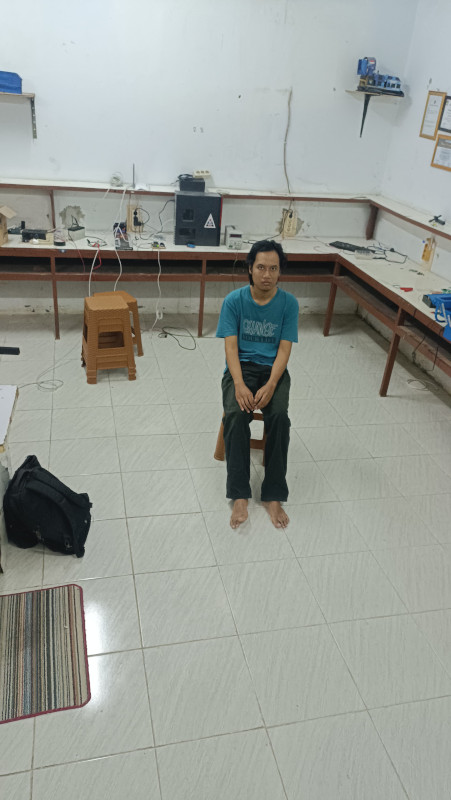
#> input picture Untitled.jpeg, 451 x 800 px
$ python asdf.py
#> lines starting #> are read from the running program, lines starting #| are printed output that depends on the picture; after the words box and inside, x2 and y2 are one past the last pixel; in counts of white or black regions, pixels touching at a corner belong together
import cv2
import numpy as np

image = cv2.imread('Untitled.jpeg')
#> image is the input picture: shape (800, 451, 3); mean B, G, R 152.2, 158.8, 154.2
image = cv2.cvtColor(image, cv2.COLOR_RGB2GRAY)
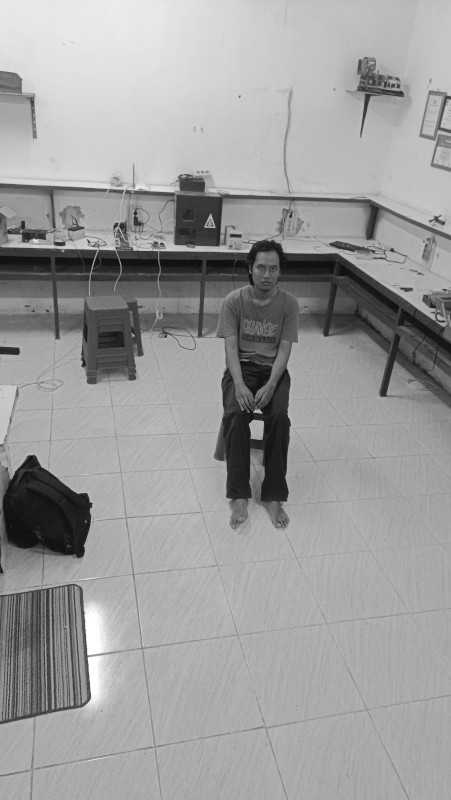
#> image: shape (800, 451); min 6, max 255, mean 156.2

hog = cv2.HOGDescriptor()
hog.setSVMDetector(cv2.HOGDescriptor_getDefaultPeopleDetector())

(humans, _) = hog.detectMultiScale(image, winStride=(12, 12), padding=(24, 24), scale=1.05)
#> humans = [[166, 202, 190, 381]]
print("Human detected:", len(humans))
#| Human detected: 1

### Sampai sini kode untuk mendata jumlah orang yang terdeteksi ###
###################################################################
### Kode selanjutnya untuk memvisualisasikan pendeteksian orang ###

for (x, y, w, h) in humans:
    pad_w, pad_h = int(0.15 * w), int(0.01 * h)
    cv2.rectangle(image, (x + pad_w, y + pad_h), (x + w - pad_w, y + h - pad_h), (255, 255, 255), 2)
#> this loop made 1 pass
#> (x, y, w, h, pad_w, pad_h) on pass 1: (166, 202, 190, 381, 28, 3)
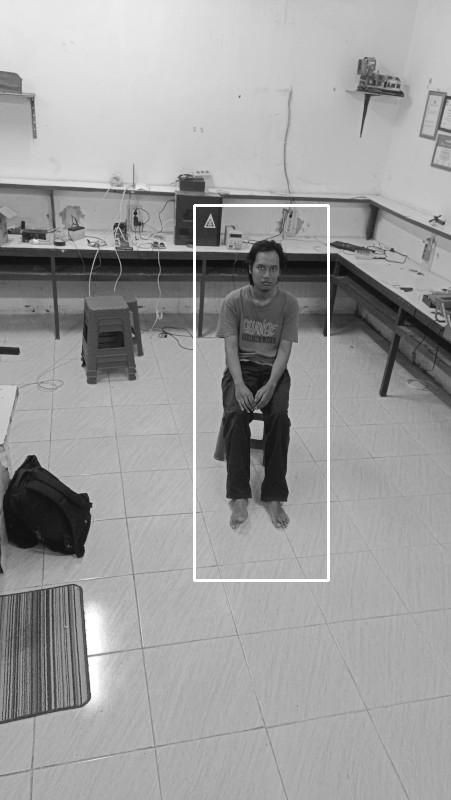
#> image: shape (800, 451); 0.85% of pixels changed, all inside (x1, y1, x2, y2) = (193, 204, 330, 582)

cv2.imshow("Image", image)
cv2.waitKey(0)

$ run again, with img3.jpg copied over Untitled.jpeg
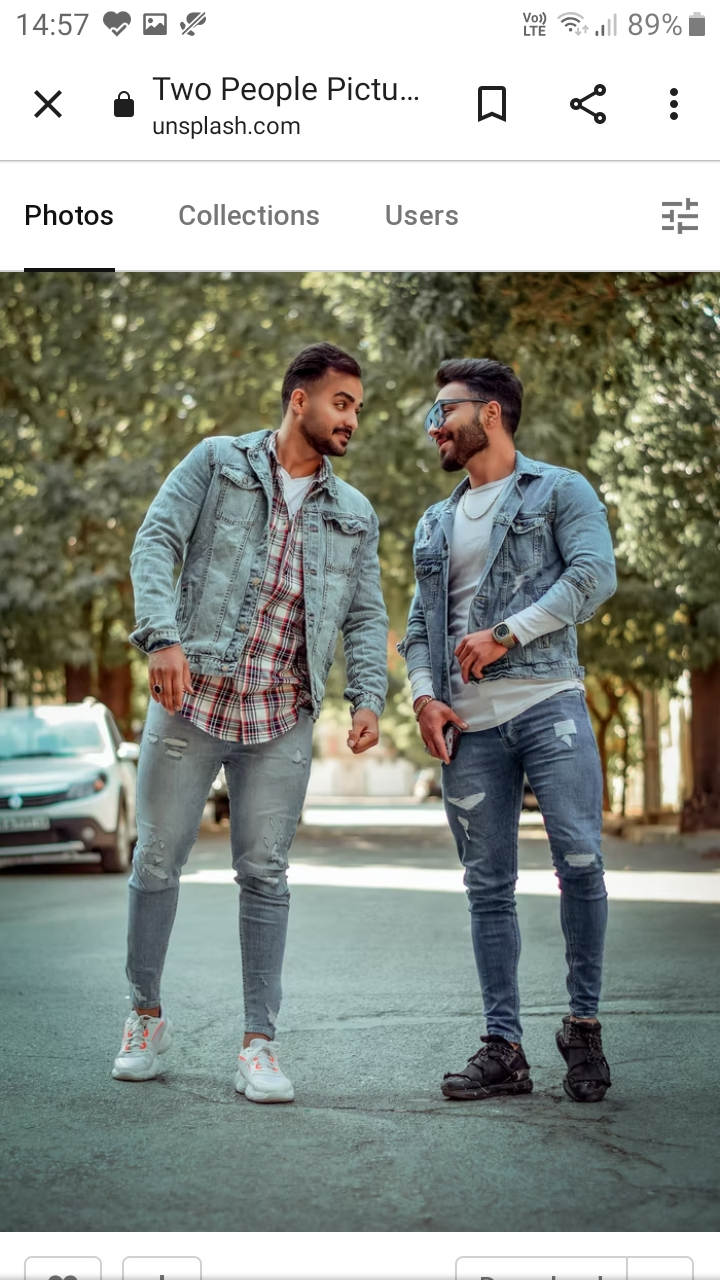
#> input picture img3.jpg, 720 x 1280 px
#> image is the input picture: shape (1280, 720, 3); mean B, G, R 142.8, 150.8, 145.5
#> `image = cv2.cvtColor(image, cv2.COLOR_RGB2GRAY)`:
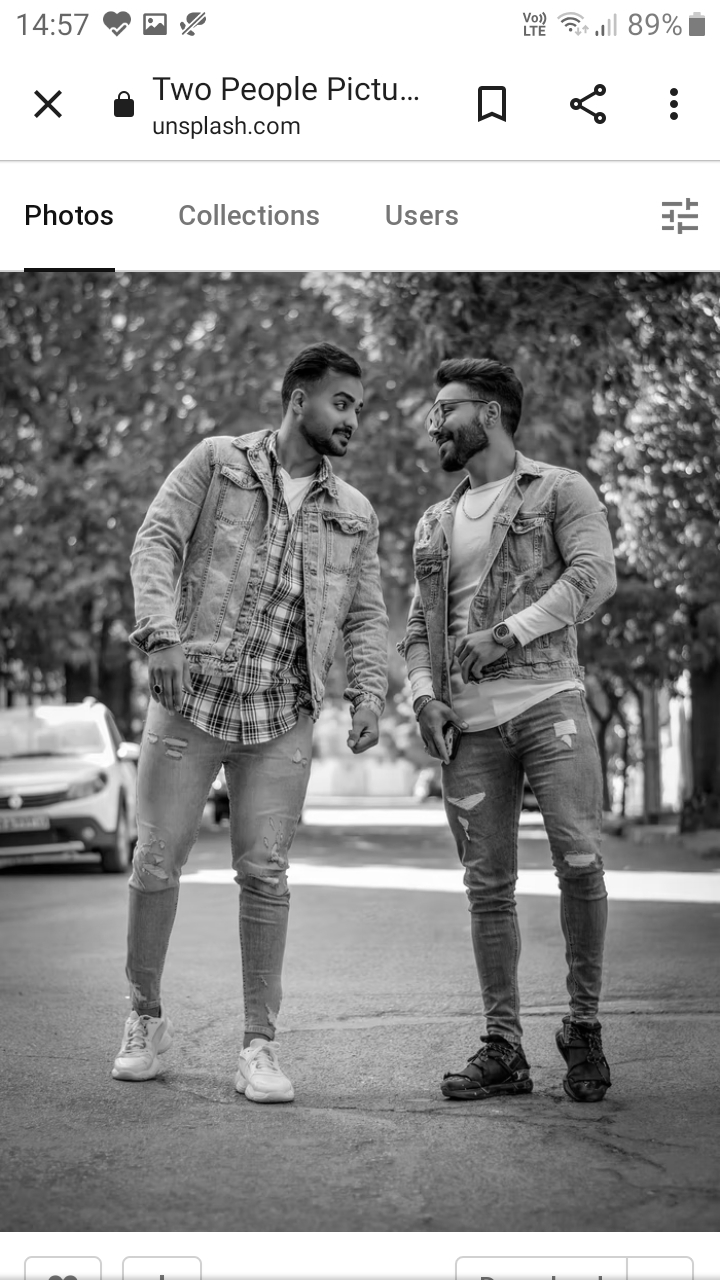
#> image: shape (1280, 720); min 0, max 255, mean 147.8
#> humans = [[306, 321, 414, 925]]
#| Human detected: 1
#> the loop `for (x, y, w, h) in humans:` made 1 pass
#> (x, y, w, h, pad_w, pad_h) on pass 1: (306, 321, 414, 925, 62, 9)
#> after the loop `for (x, y, w, h) in humans:`:
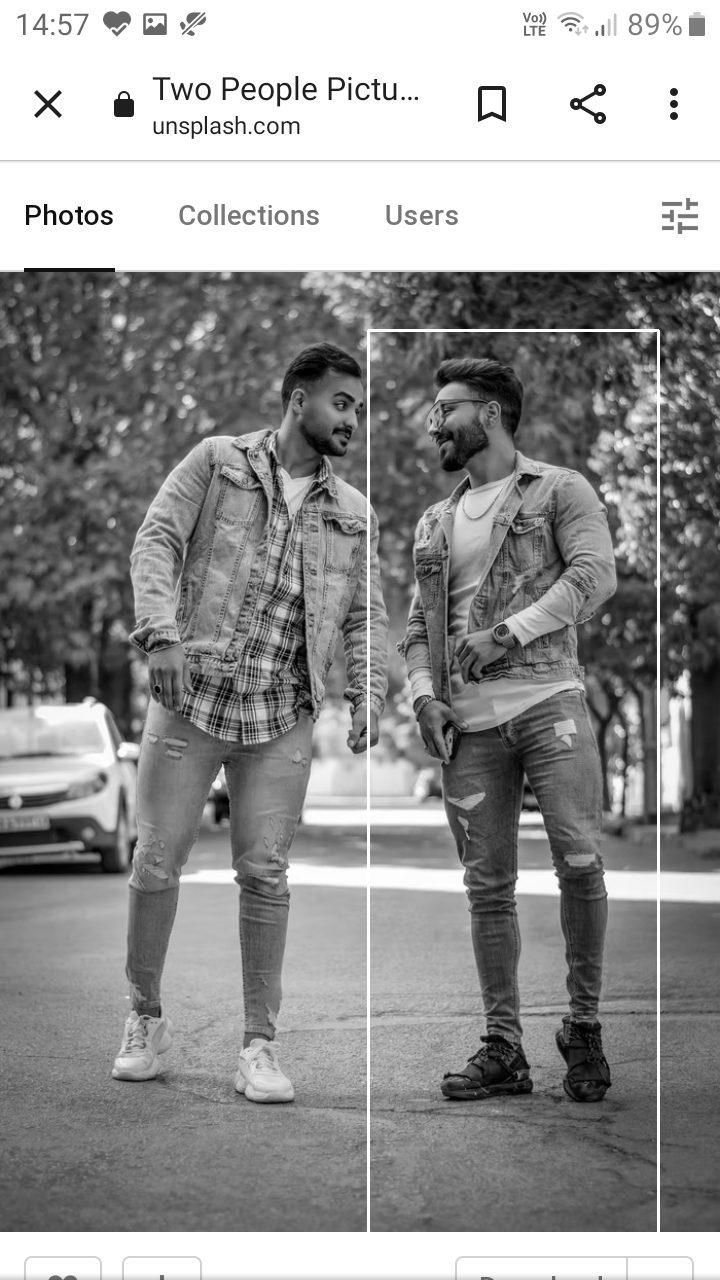
#> image: shape (1280, 720); 0.68% of pixels changed, all inside (x1, y1, x2, y2) = (367, 329, 660, 1232)
